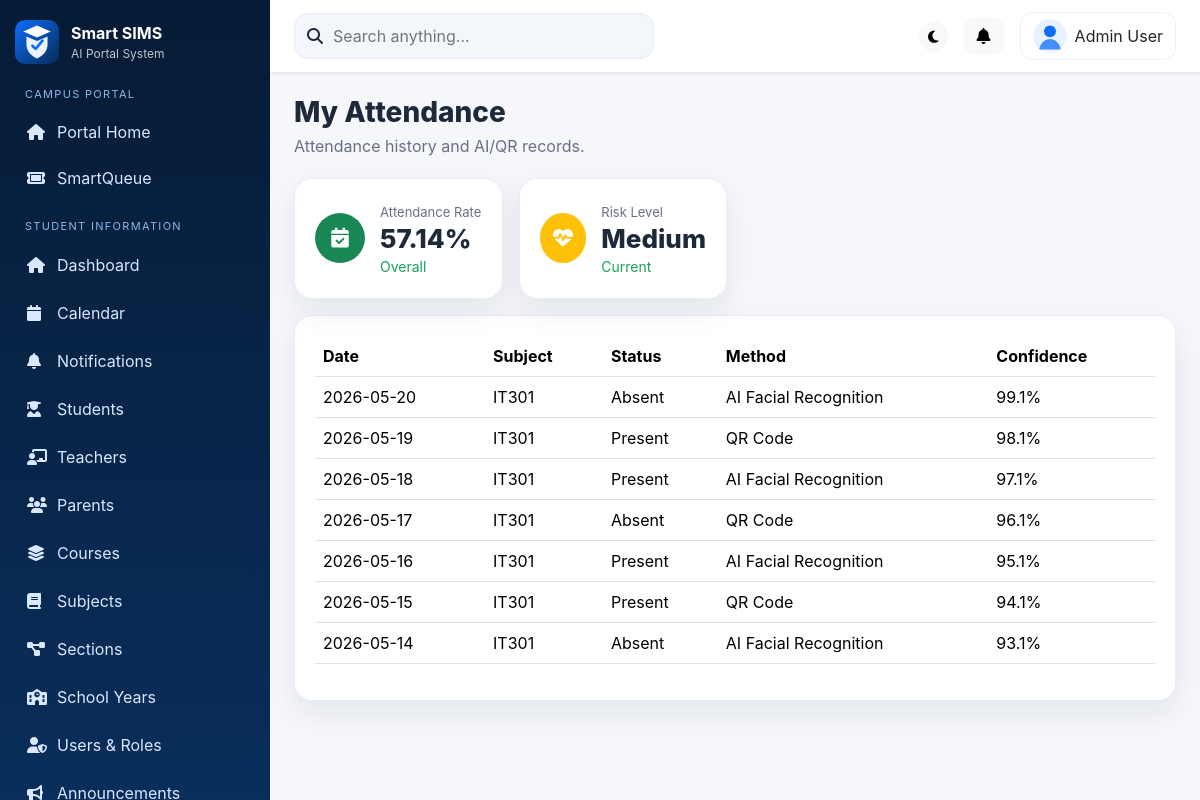
Screenshot of /modules/student/attendance.php (signed in) with the database file from the repository.
### tables this page shows
CREATE TABLE users (id INTEGER PRIMARY KEY AUTOINCREMENT, username TEXT UNIQUE NOT NULL, email TEXT UNIQUE, password_hash TEXT NOT NULL, role_id INTEGER NOT NULL, full_name TEXT NOT NULL, status TEXT DEFAULT 'Active', profile_pic TEXT DEFAULT 'default-avatar.svg', last_login TEXT, created_at TEXT DEFAULT CURRENT_TIMESTAMP, FOREIGN KEY(role_id) REFERENCES roles(id));

CREATE TABLE attendance (id INTEGER PRIMARY KEY AUTOINCREMENT, student_id INTEGER NOT NULL, subject_id INTEGER, date TEXT NOT NULL, status TEXT NOT NULL, method TEXT DEFAULT 'Manual', confidence REAL DEFAULT 99.0, marked_by INTEGER, created_at TEXT DEFAULT CURRENT_TIMESTAMP, FOREIGN KEY(student_id) REFERENCES students(id), FOREIGN KEY(subject_id) REFERENCES subjects(id), FOREIGN KEY(marked_by) REFERENCES users(id));

CREATE TABLE subjects (id INTEGER PRIMARY KEY AUTOINCREMENT, code TEXT UNIQUE NOT NULL, title TEXT NOT NULL, course_id INTEGER, year_level TEXT, units INTEGER DEFAULT 3, teacher_id INTEGER, created_at TEXT DEFAULT CURRENT_TIMESTAMP, FOREIGN KEY(course_id) REFERENCES courses(id));

### bootstrap.php (called while the page is built, shortened)
<?php
function db(): PDO {
    static $pdo = null;
    if ($pdo === null) {
        $pdo = new PDO('sqlite:' . DB_PATH);
        $pdo->setAttribute(PDO::ATTR_ERRMODE, PDO::ERRMODE_EXCEPTION);
        $pdo->setAttribute(PDO::ATTR_DEFAULT_FETCH_MODE, PDO::FETCH_ASSOC);
        $pdo->exec('PRAGMA foreign_keys = ON');
    }
    return $pdo;
}
function e($value): string { return htmlspecialchars((string)$value, ENT_QUOTES, 'UTF-8'); }
function root_href(string $path=''): string { return '/sims/' . ltrim($path, '/'); }
function asset(string $path): string { return root_href('assets/' . ltrim($path, '/')); }
function current_user(): ?array { if (empty($_SESSION['user_id'])) return null; $stmt = db()->prepare('SELECT u.*, r.name AS role FROM users u JOIN roles r ON r.id=u.role_id WHERE u.id=?'); $stmt->execute([$_SESSION['user_id']]); return $stmt->fetch() ?: null; }
function rows(string $sql, array $params=[]): array { $st=db()->prepare($sql); $st->execute($params); return $st->fetchAll(); }
function row(string $sql, array $params=[]): ?array { $st=db()->prepare($sql); $st->execute($params); $r=$st->fetch(); return $r ?: null; }
?>

### modules/student/attendance.php (the view)
<?php require_once __DIR__ . '/../../includes/layout.php'; require_role(['Student','Admin']); $student=row('SELECT * FROM students WHERE user_id=?',[$_SESSION['user_id']]) ?: row('SELECT * FROM students LIMIT 1'); render_header('My Attendance'); ?><div class="page-title"><div><h1>My Attendance</h1><p>Attendance history and AI/QR records.</p></div></div><div class="row g-3 mb-3"><?php card_stat('Attendance Rate',$student['attendance_rate'].'%','fa-calendar-check','success','Overall'); card_stat('Risk Level',$student['risk_level'],'fa-heart-pulse','warning','Current'); ?></div><div class="panel"><table class="table"><thead><tr><th>Date</th><th>Subject</th><th>Status</th><th>Method</th><th>Confidence</th></tr></thead><tbody><?php foreach(rows('SELECT a.*,sub.code FROM attendance a LEFT JOIN subjects sub ON sub.id=a.subject_id WHERE a.student_id=? ORDER BY a.date DESC',[$student['id']]) as $a): ?><tr><td><?= e($a['date']) ?></td><td><?= e($a['code']) ?></td><td><?= e($a['status']) ?></td><td><?= e($a['method']) ?></td><td><?= e($a['confidence']) ?>%</td></tr><?php endforeach; ?></tbody></table></div><?php render_footer(); ?>

### includes/layout.php (shortened to what this page needs)
<?php
require_once __DIR__ . '/../bootstrap.php';
function render_header(string $title='Dashboard'): void {
    $user = current_user();
    $role = $user['role'] ?? 'Guest';
?>
<!doctype html>
<html lang="en">
<head>
    <link href="/sims/assets/css/bootstrap.min.css" rel="stylesheet">
    <link href="/sims/assets/css/fontawesome.min.css" rel="stylesheet">
    <link href="<?= asset('css/style.css') ?>" rel="stylesheet">
</head>
<body>
<div class="app-shell">
<?php render_sidebar($role); ?>
<main class="main-content">
    <nav class="topbar shadow-sm">
        <div class="search-box d-none d-md-flex"><i class="fa-solid fa-search"></i><input id="globalSearch" placeholder="Search anything..."></div>
        <div class="ms-auto d-flex align-items-center gap-3">
            <button class="btn btn-sm btn-light rounded-pill" id="darkModeToggle"><i class="fa-solid fa-moon"></i></button>
            <div class="dropdown">
                <button class="btn btn-light position-relative" data-bs-toggle="dropdown"><i class="fa-solid fa-bell"></i></button>
            </div>
            <div class="dropdown">
                <button class="btn user-chip" data-bs-toggle="dropdown"><img src="<?= asset('images/' . ($user['profile_pic'] ?? 'default-avatar.svg')) ?>" onerror="this.src='<?= asset('images/default-avatar.svg') ?>'"> <span><?= e($user['full_name'] ?? 'Guest') ?></span></button>
            </div>
        </div>
    </nav>
    <div class="page-body">
<?php }
function render_sidebar(string $role): void {
    $baseLinks = [ ['dashboard.php','fa-house','Dashboard'], ['modules/shared/calendar.php','fa-calendar','Calendar'], ['modules/shared/notifications.php','fa-bell','Notifications'] ];
    $links = $baseLinks;
    if ($role === 'Admin') {
        $links = array_merge($links, [
            ['modules/admin/manage.php?entity=students','fa-user-graduate','Students'],
            ['modules/admin/manage.php?entity=teachers','fa-chalkboard-user','Teachers'],
            ['modules/admin/manage.php?entity=parents','fa-users','Parents'],
            ['modules/admin/manage.php?entity=courses','fa-layer-group','Courses'],
            ['modules/admin/manage.php?entity=subjects','fa-book','Subjects'],
            ['modules/admin/manage.php?entity=sections','fa-diagram-project','Sections'],
            ['modules/admin/manage.php?entity=school_years','fa-school','School Years'],
            ['modules/admin/manage.php?entity=users','fa-user-shield','Users & Roles'],
            ['modules/admin/manage.php?entity=announcements','fa-bullhorn','Announcements'],
            ['modules/shared/attendance_ai.php','fa-camera','AI Attendance'],
            ['modules/shared/qr_attendance.php','fa-qrcode','QR Attendance'],
            ['modules/shared/predictive.php','fa-chart-line','Predictive Analytics'],
            ['modules/shared/reports.php','fa-file-export','Reports'],
            ['modules/admin/backup.php','fa-database','Backup Database'],
            ['modules/admin/restore.php','fa-upload','Restore Database'],
            ['modules/admin/logs.php','fa-clock-rotate-left','Activity Logs'],
            ['modules/admin/settings.php','fa-gear','Settings']
        ]);
    } elseif ($role === 'Parent') {
        $links = array_merge($links, [
            ['modules/parent/monitor.php','fa-child','Student Monitoring'],
            ['modules/shared/reports.php','fa-file-export','Reports']
        ]);
    }
?>
<aside class="sidebar" id="sidebar">
    <a class="brand" href="<?= root_href('dashboard.php') ?>"><img src="<?= asset('images/logo.svg') ?>" alt="Smart SIMS"><div><strong>Smart SIMS</strong><span>AI Portal System</span></div></a>
    <div class="side-section">Campus Portal</div>
    <a class="nav-link" href="/portal"><i class="fa-solid fa-house"></i> Portal Home</a>
    <a class="nav-link" href="<?= $role === 'Admin' ? '/Admin/Dashboard' : '/Queue/GetTicket' ?>"><i class="fa-solid fa-ticket"></i> SmartQueue</a>
    <div class="side-section">Student Information</div>
    <ul class="nav flex-column">
        <?php foreach($links as $l): ?>
        <li class="nav-item"><a class="nav-link" href="<?= e(root_href($l[0])) ?>"><i class="fa-solid <?= e($l[1]) ?>"></i><span><?= e($l[2]) ?></span></a></li>
        <?php endforeach; ?>
    </ul>
</aside>
<?php }
function render_footer(): void { ?>
    </div>
</main>
</div>
</body>
</html>
<?php }
function card_stat(string $title, string $value, string $icon, string $class='primary', string $sub=''): void { ?>
<div class="col-sm-6 col-xl-3"><div class="stat-card"><div class="stat-icon bg-<?= e($class) ?>"><i class="fa-solid <?= e($icon) ?>"></i></div><div><span><?= e($title) ?></span><h3><?= e($value) ?></h3><small><?= e($sub) ?></small></div></div></div>
<?php }
?>

### assets/css/style.css (style rules this page uses)
:root { --blue:#0d6efd;--darkblue:#062b55;--navy:#071a2f;--bg:#f5f7fb;--card:#fff;--text:#1d2939;--muted:#667085;--border:#e8edf5;--shadow:0 12px 30px rgba(16,24,40,.08) }
* { box-sizing:border-box }
body { font-family:Inter,system-ui,-apple-system,"Segoe UI",Arial,sans-serif;background:var(--bg);color:var(--text);margin:0 }
.app-shell { display:flex;min-height:100vh }
.sidebar { width:270px;background:linear-gradient(180deg,#061b35,#092e5b);color:white;position:fixed;inset:0 auto 0 0;padding:20px 15px;z-index:50;overflow-y:auto;transition:.25s }
.brand { display:flex;gap:12px;align-items:center;color:white;text-decoration:none;margin-bottom:22px }
.brand img { width:44px;height:44px }
.brand span { display:block;font-size:12px;opacity:.75 }
.side-section { font-size:11px;text-transform:uppercase;letter-spacing:.12em;color:#8db7ea;margin:18px 10px 7px }
.sidebar .nav-link { color:#d9e8ff;border-radius:12px;padding:10px 12px;margin:2px 0;display:flex;gap:12px;align-items:center }
.sidebar .nav-link i { width:18px }
.main-content { margin-left:270px;width:calc(100% - 270px) }
.topbar { height:72px;background:#fff;display:flex;align-items:center;padding:0 24px;position:sticky;top:0;z-index:20 }
.page-body { padding:24px }
.search-box { width:360px;background:#f3f6fb;border:1px solid #e7ecf4;border-radius:14px;align-items:center;padding:0 12px }
.search-box input { border:0;background:transparent;outline:0;padding:10px;width:100% }
.user-chip { display:flex;align-items:center;gap:8px;border:1px solid #edf0f6;border-radius:999px;background:#fff }
.user-chip img { width:34px;height:34px;border-radius:50% }
.page-title { display:flex;align-items:center;justify-content:space-between;gap:16px;margin-bottom:20px }
.page-title h1 { font-size:28px;font-weight:800;margin:0 }
.page-title p { color:var(--muted);margin:4px 0 0 }
.stat-card,.panel { background:var(--card);border:1px solid var(--border);border-radius:18px;box-shadow:var(--shadow) }
.stat-card { display:flex;gap:15px;align-items:center;padding:20px;height:100% }
.stat-icon { width:50px;height:50px;border-radius:50%;display:flex;align-items:center;justify-content:center;color:white;font-size:20px }
.stat-card span { color:var(--muted);font-size:13px }
.stat-card h3 { font-size:26px;font-weight:800;margin:0 }
.stat-card small { color:#18a058 }
.panel { padding:20px;margin-bottom:20px }
.table { vertical-align:middle }
.btn { border-radius:12px }

### rows the page displays
users: profile_pic (placeholder picture), full_name "Admin User"
attendance: date "2026-05-20", subject.code "IT301", status "Absent", method "AI Facial Recognition", confidence "99.1"
attendance: date "2026-05-19", subject.code "IT301", status "Present", method "QR Code", confidence "98.1"
attendance: date "2026-05-18", subject.code "IT301", status "Present", method "AI Facial Recognition", confidence "97.1"
attendance: date "2026-05-17", subject.code "IT301", status "Absent", method "QR Code", confidence "96.1"
attendance: date "2026-05-16", subject.code "IT301", status "Present", method "AI Facial Recognition", confidence "95.1"
attendance: date "2026-05-15", subject.code "IT301", status "Present", method "QR Code", confidence "94.1"
attendance: date "2026-05-14", subject.code "IT301", status "Absent", method "AI Facial Recognition", confidence "93.1"

### other values shown
$l[2] "Dashboard"
$l[2] "Calendar"
$l[2] "Notifications"
$l[2] "Students"
$l[2] "Teachers"
$l[2] "Parents"
$l[2] "Courses"
$l[2] "Subjects"
$l[2] "Sections"
$l[2] "School Years"
$l[2] "Users & Roles"
$title "Attendance Rate Risk Level"
$value "57.14% Medium"
$sub "Overall Current"
